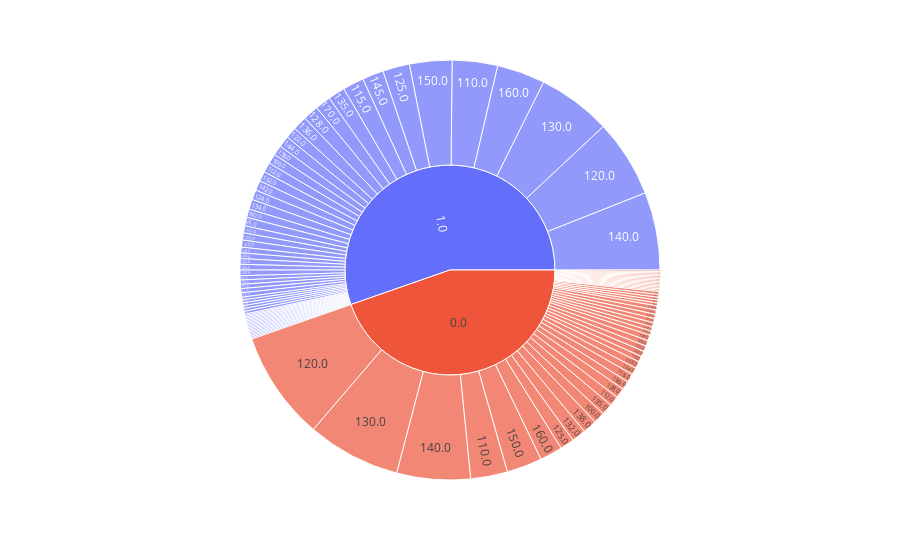

The code cell stored with this chart in its notebook:
### Code cell
px.sunburst(data , path = ['target' , 'resting bp s'])
